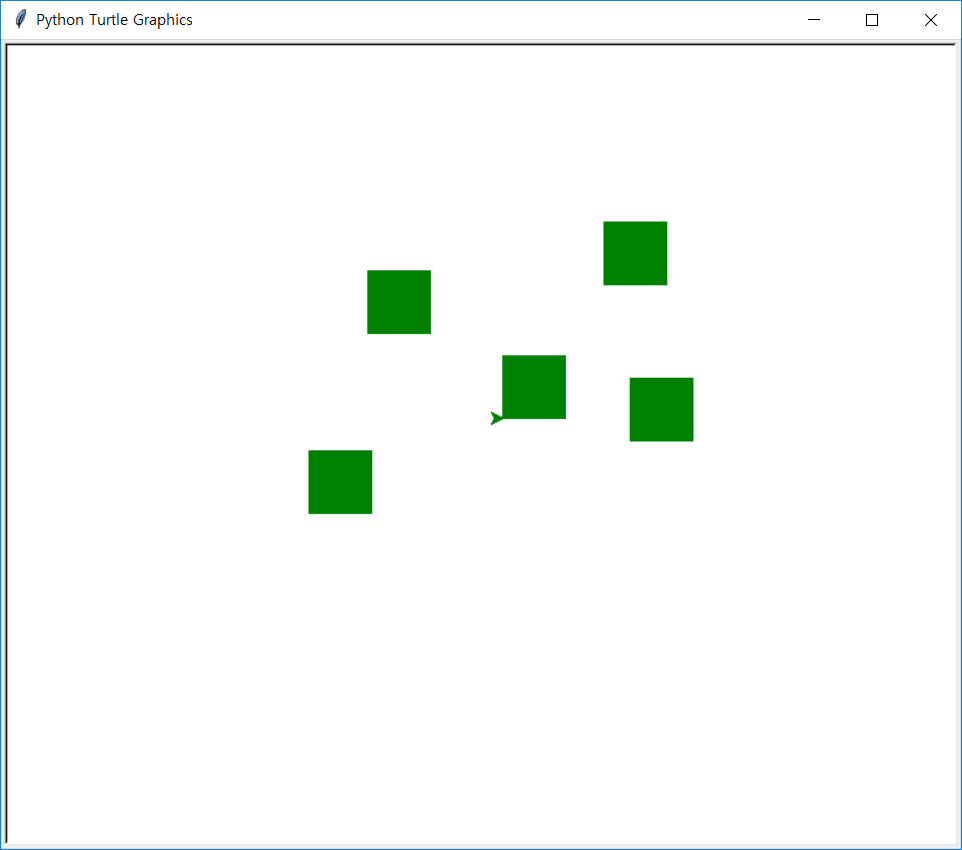

Source code (Python):
import turtle
t= turtle.Turtle()

def square(length):
    for i in range(4):
        t.forward(length)
        t.left(90)

def drawit(x,y):
    t.penup()
    t.goto(x,y)
    t.pendown()
    t.begin_fill()
    t.color("green")
    square(50)
    t.end_fill()

s = turtle.Screen()
s.onscreenclick(drawit)
